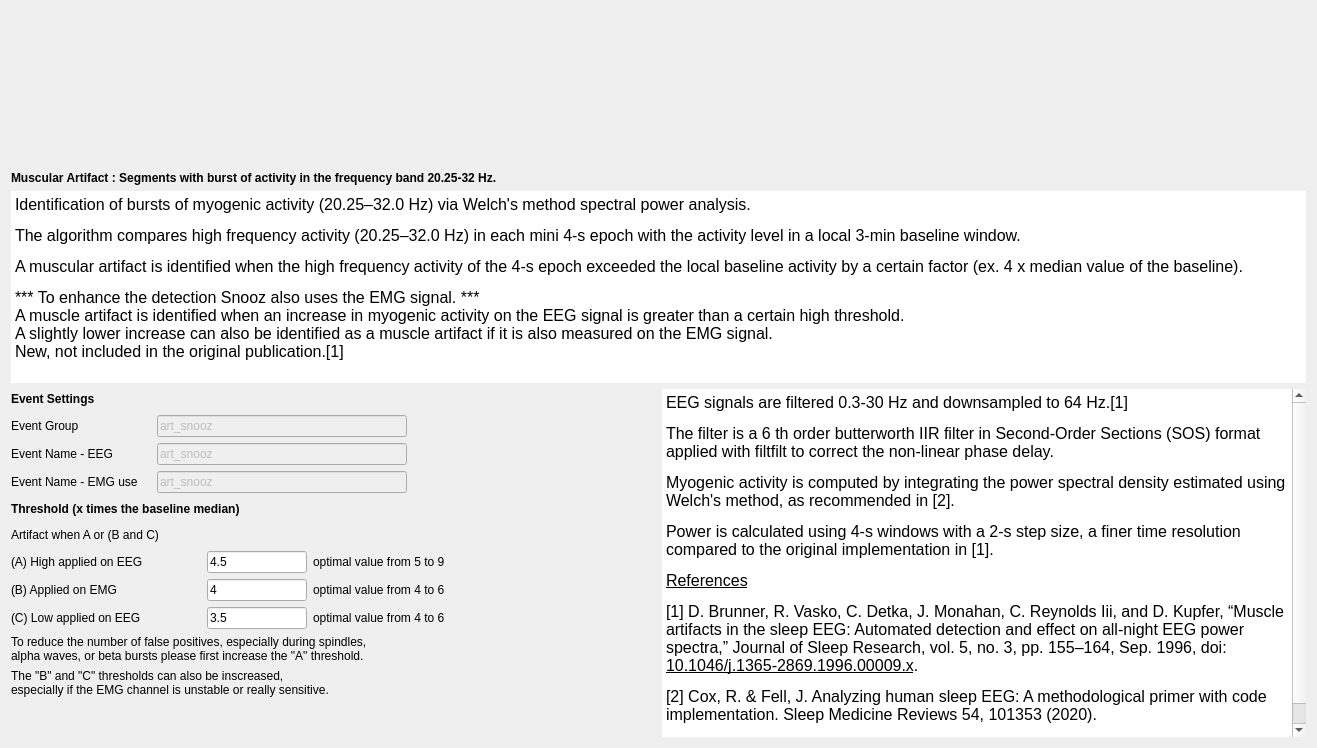
<?xml version="1.0" encoding="UTF-8"?>
<ui version="4.0">
 <class>MuscularStep</class>
 <widget class="QWidget" name="MuscularStep">
  <property name="geometry">
   <rect>
    <x>0</x>
    <y>0</y>
    <width>1317</width>
    <height>748</height>
   </rect>
  </property>
  <property name="windowTitle">
   <string>Form</string>
  </property>
  <layout class="QVBoxLayout" name="verticalLayout_2">
   <item>
    <widget class="QWidget" name="imageWidget" native="true">
     <property name="sizePolicy">
      <sizepolicy hsizetype="Expanding" vsizetype="Expanding">
       <horstretch>0</horstretch>
       <verstretch>0</verstretch>
      </sizepolicy>
     </property>
     <property name="maximumSize">
      <size>
       <width>16777215</width>
       <height>160</height>
      </size>
     </property>
     <layout class="QHBoxLayout" name="horizontalLayout">
      <item>
       <widget class="QLabel" name="picture_label">
        <property name="sizePolicy">
         <sizepolicy hsizetype="Expanding" vsizetype="Preferred">
          <horstretch>0</horstretch>
          <verstretch>0</verstretch>
         </sizepolicy>
        </property>
        <property name="maximumSize">
         <size>
          <width>16777215</width>
          <height>160</height>
         </size>
        </property>
        <property name="text">
         <string/>
        </property>
        <property name="alignment">
         <set>Qt::AlignmentFlag::AlignCenter</set>
        </property>
       </widget>
      </item>
     </layout>
    </widget>
   </item>
   <item>
    <layout class="QVBoxLayout" name="verticalLayout_3">
     <property name="sizeConstraint">
      <enum>QLayout::SizeConstraint::SetMinimumSize</enum>
     </property>
     <item>
      <widget class="QLabel" name="label_9">
       <property name="sizePolicy">
        <sizepolicy hsizetype="Fixed" vsizetype="Fixed">
         <horstretch>0</horstretch>
         <verstretch>0</verstretch>
        </sizepolicy>
       </property>
       <property name="font">
        <font>
         <italic>false</italic>
         <bold>false</bold>
        </font>
       </property>
       <property name="text">
        <string>&lt;html&gt;&lt;head/&gt;&lt;body&gt;&lt;p&gt;&lt;span style=&quot; font-weight:600;&quot;&gt;Muscular Artifact : Segments with burst of activity in the frequency band 20.25-32 Hz.&lt;/span&gt;&lt;/p&gt;&lt;/body&gt;&lt;/html&gt;</string>
       </property>
      </widget>
     </item>
     <item>
      <widget class="QTextEdit" name="description_textEdit">
       <property name="sizePolicy">
        <sizepolicy hsizetype="Expanding" vsizetype="Maximum">
         <horstretch>0</horstretch>
         <verstretch>0</verstretch>
        </sizepolicy>
       </property>
       <property name="maximumSize">
        <size>
         <width>16777215</width>
         <height>195</height>
        </size>
       </property>
       <property name="styleSheet">
        <string notr="true"/>
       </property>
       <property name="frameShape">
        <enum>QFrame::Shape::NoFrame</enum>
       </property>
       <property name="frameShadow">
        <enum>QFrame::Shadow::Plain</enum>
       </property>
       <property name="lineWidth">
        <number>0</number>
       </property>
       <property name="readOnly">
        <bool>true</bool>
       </property>
       <property name="html">
        <string>&lt;!DOCTYPE HTML PUBLIC &quot;-//W3C//DTD HTML 4.0//EN&quot; &quot;http://www.w3.org/TR/REC-html40/strict.dtd&quot;&gt;
&lt;html&gt;&lt;head&gt;&lt;meta name=&quot;qrichtext&quot; content=&quot;1&quot; /&gt;&lt;meta charset=&quot;utf-8&quot; /&gt;&lt;style type=&quot;text/css&quot;&gt;
p, li { white-space: pre-wrap; }
hr { height: 1px; border-width: 0; }
li.unchecked::marker { content: &quot;\2610&quot;; }
li.checked::marker { content: &quot;\2612&quot;; }
&lt;/style&gt;&lt;/head&gt;&lt;body style=&quot; font-size:12pt; font-weight:400; font-style:normal;&quot;&gt;
&lt;p style=&quot; margin-top:12px; margin-bottom:12px; margin-left:0px; margin-right:0px; -qt-block-indent:0; text-indent:0px;&quot;&gt;&lt;span style=&quot; color:#000000;&quot;&gt;Identification of bursts of myogenic activity (20.25–32.0 Hz) via Welch's method spectral power analysis.&lt;/span&gt;&lt;/p&gt;
&lt;p style=&quot; margin-top:12px; margin-bottom:12px; margin-left:0px; margin-right:0px; -qt-block-indent:0; text-indent:0px;&quot;&gt;&lt;span style=&quot; color:#000000;&quot;&gt;The algorithm compares high frequency activity (20.25–32.0 Hz) in each mini 4-s epoch with the activity level in a local 3-min baseline window. &lt;/span&gt;&lt;/p&gt;
&lt;p style=&quot; margin-top:12px; margin-bottom:12px; margin-left:0px; margin-right:0px; -qt-block-indent:0; text-indent:0px;&quot;&gt;&lt;span style=&quot; color:#000000;&quot;&gt;A muscular artifact is identified when the high frequency activity of the 4-s epoch exceeded the local baseline activity by a certain factor (ex. 4 x median value of the baseline).&lt;/span&gt;&lt;/p&gt;
&lt;p style=&quot; margin-top:12px; margin-bottom:12px; margin-left:0px; margin-right:0px; -qt-block-indent:0; text-indent:0px;&quot;&gt;&lt;span style=&quot; color:#000000;&quot;&gt;*** To enhance the detection Snooz also uses the EMG signal. ***&lt;br /&gt;A muscle artifact is identified when an increase in myogenic activity on the EEG signal is greater than a certain high threshold.&lt;br /&gt;A slightly lower increase can also be identified as a muscle artifact if it is also measured on the EMG signal. &lt;br /&gt;New, not included in the original publication.[1]&lt;/span&gt;&lt;/p&gt;&lt;/body&gt;&lt;/html&gt;</string>
       </property>
      </widget>
     </item>
    </layout>
   </item>
   <item>
    <layout class="QHBoxLayout" name="horizontalLayout_2">
     <item>
      <layout class="QVBoxLayout" name="verticalLayout">
       <property name="sizeConstraint">
        <enum>QLayout::SizeConstraint::SetMinimumSize</enum>
       </property>
       <item>
        <widget class="QLabel" name="label_4">
         <property name="sizePolicy">
          <sizepolicy hsizetype="Fixed" vsizetype="Fixed">
           <horstretch>0</horstretch>
           <verstretch>0</verstretch>
          </sizepolicy>
         </property>
         <property name="minimumSize">
          <size>
           <width>0</width>
           <height>20</height>
          </size>
         </property>
         <property name="maximumSize">
          <size>
           <width>16777215</width>
           <height>20</height>
          </size>
         </property>
         <property name="font">
          <font>
           <italic>false</italic>
           <bold>false</bold>
          </font>
         </property>
         <property name="text">
          <string>&lt;html&gt;&lt;head/&gt;&lt;body&gt;&lt;p&gt;&lt;span style=&quot; font-weight:600;&quot;&gt;Event Settings&lt;/span&gt;&lt;/p&gt;&lt;/body&gt;&lt;/html&gt;</string>
         </property>
        </widget>
       </item>
       <item>
        <layout class="QFormLayout" name="formLayout">
         <item row="0" column="0">
          <widget class="QLabel" name="label_3">
           <property name="minimumSize">
            <size>
             <width>140</width>
             <height>0</height>
            </size>
           </property>
           <property name="font">
            <font>
             <italic>false</italic>
             <bold>false</bold>
            </font>
           </property>
           <property name="text">
            <string>Event Group</string>
           </property>
          </widget>
         </item>
         <item row="0" column="1">
          <widget class="QLineEdit" name="group_lineEdit">
           <property name="enabled">
            <bool>false</bool>
           </property>
           <property name="maximumSize">
            <size>
             <width>250</width>
             <height>16777215</height>
            </size>
           </property>
           <property name="font">
            <font>
             <italic>false</italic>
             <bold>false</bold>
            </font>
           </property>
           <property name="toolTip">
            <string>In which &quot;Event Group&quot; the detected artifact are added (label in the annotation file). Go to the general Detectors Settings to edit the group.</string>
           </property>
           <property name="text">
            <string>art_snooz</string>
           </property>
          </widget>
         </item>
         <item row="1" column="0">
          <widget class="QLabel" name="label_11">
           <property name="minimumSize">
            <size>
             <width>140</width>
             <height>0</height>
            </size>
           </property>
           <property name="font">
            <font>
             <italic>false</italic>
             <bold>false</bold>
            </font>
           </property>
           <property name="text">
            <string>Event Name - EEG</string>
           </property>
          </widget>
         </item>
         <item row="1" column="1">
          <widget class="QLineEdit" name="name_eeg_lineEdit">
           <property name="enabled">
            <bool>false</bool>
           </property>
           <property name="maximumSize">
            <size>
             <width>250</width>
             <height>16777215</height>
            </size>
           </property>
           <property name="font">
            <font>
             <italic>false</italic>
             <bold>false</bold>
            </font>
           </property>
           <property name="toolTip">
            <string>The event name of the detected artifact based exclusivement on the EEG signal.  Go to the general Detectors Settings to edit the name.</string>
           </property>
           <property name="text">
            <string>art_snooz</string>
           </property>
          </widget>
         </item>
         <item row="2" column="1">
          <widget class="QLineEdit" name="name_emg_lineEdit">
           <property name="enabled">
            <bool>false</bool>
           </property>
           <property name="maximumSize">
            <size>
             <width>250</width>
             <height>16777215</height>
            </size>
           </property>
           <property name="font">
            <font>
             <italic>false</italic>
             <bold>false</bold>
            </font>
           </property>
           <property name="toolTip">
            <string>The event name of the detected artifact using the EMG signal.  Go to the general Detectors Settings to edit the name.</string>
           </property>
           <property name="text">
            <string>art_snooz</string>
           </property>
          </widget>
         </item>
         <item row="2" column="0">
          <widget class="QLabel" name="label_7">
           <property name="minimumSize">
            <size>
             <width>140</width>
             <height>0</height>
            </size>
           </property>
           <property name="maximumSize">
            <size>
             <width>170</width>
             <height>16777215</height>
            </size>
           </property>
           <property name="font">
            <font>
             <italic>false</italic>
             <bold>false</bold>
            </font>
           </property>
           <property name="text">
            <string>Event Name - EMG use</string>
           </property>
          </widget>
         </item>
        </layout>
       </item>
       <item>
        <widget class="QLabel" name="label">
         <property name="minimumSize">
          <size>
           <width>0</width>
           <height>20</height>
          </size>
         </property>
         <property name="maximumSize">
          <size>
           <width>16777215</width>
           <height>20</height>
          </size>
         </property>
         <property name="font">
          <font>
           <italic>false</italic>
           <bold>false</bold>
          </font>
         </property>
         <property name="text">
          <string>&lt;html&gt;&lt;head/&gt;&lt;body&gt;&lt;p&gt;&lt;span style=&quot; font-weight:600;&quot;&gt;Threshold (x times the baseline median)&lt;/span&gt;&lt;/p&gt;&lt;/body&gt;&lt;/html&gt;</string>
         </property>
        </widget>
       </item>
       <item>
        <widget class="QLabel" name="label_8">
         <property name="minimumSize">
          <size>
           <width>0</width>
           <height>20</height>
          </size>
         </property>
         <property name="maximumSize">
          <size>
           <width>16777215</width>
           <height>20</height>
          </size>
         </property>
         <property name="font">
          <font>
           <italic>false</italic>
           <bold>false</bold>
          </font>
         </property>
         <property name="text">
          <string>Artifact when A or (B and C)</string>
         </property>
        </widget>
       </item>
       <item>
        <layout class="QGridLayout" name="gridLayout">
         <property name="sizeConstraint">
          <enum>QLayout::SizeConstraint::SetMinimumSize</enum>
         </property>
         <item row="1" column="1">
          <widget class="QLineEdit" name="EMG_lineEdit">
           <property name="sizePolicy">
            <sizepolicy hsizetype="Fixed" vsizetype="Fixed">
             <horstretch>0</horstretch>
             <verstretch>0</verstretch>
            </sizepolicy>
           </property>
           <property name="maximumSize">
            <size>
             <width>100</width>
             <height>16777215</height>
            </size>
           </property>
           <property name="font">
            <font>
             <italic>false</italic>
             <bold>false</bold>
            </font>
           </property>
           <property name="text">
            <string>4</string>
           </property>
          </widget>
         </item>
         <item row="2" column="2">
          <widget class="QLabel" name="label_13">
           <property name="sizePolicy">
            <sizepolicy hsizetype="Fixed" vsizetype="Fixed">
             <horstretch>0</horstretch>
             <verstretch>0</verstretch>
            </sizepolicy>
           </property>
           <property name="maximumSize">
            <size>
             <width>210</width>
             <height>16777215</height>
            </size>
           </property>
           <property name="text">
            <string>optimal value from 4 to 6</string>
           </property>
          </widget>
         </item>
         <item row="1" column="0">
          <widget class="QLabel" name="label_2">
           <property name="sizePolicy">
            <sizepolicy hsizetype="Fixed" vsizetype="Fixed">
             <horstretch>0</horstretch>
             <verstretch>0</verstretch>
            </sizepolicy>
           </property>
           <property name="minimumSize">
            <size>
             <width>0</width>
             <height>0</height>
            </size>
           </property>
           <property name="font">
            <font>
             <italic>false</italic>
             <bold>false</bold>
            </font>
           </property>
           <property name="text">
            <string>(B) Applied on EMG</string>
           </property>
          </widget>
         </item>
         <item row="0" column="1">
          <widget class="QLineEdit" name="EEG_lineEdit">
           <property name="sizePolicy">
            <sizepolicy hsizetype="Fixed" vsizetype="Fixed">
             <horstretch>0</horstretch>
             <verstretch>0</verstretch>
            </sizepolicy>
           </property>
           <property name="maximumSize">
            <size>
             <width>100</width>
             <height>16777215</height>
            </size>
           </property>
           <property name="font">
            <font>
             <italic>false</italic>
             <bold>false</bold>
            </font>
           </property>
           <property name="toolTip">
            <string/>
           </property>
           <property name="text">
            <string>4.5</string>
           </property>
          </widget>
         </item>
         <item row="0" column="0">
          <widget class="QLabel" name="label_5">
           <property name="sizePolicy">
            <sizepolicy hsizetype="Minimum" vsizetype="Fixed">
             <horstretch>0</horstretch>
             <verstretch>0</verstretch>
            </sizepolicy>
           </property>
           <property name="minimumSize">
            <size>
             <width>190</width>
             <height>0</height>
            </size>
           </property>
           <property name="maximumSize">
            <size>
             <width>190</width>
             <height>16777215</height>
            </size>
           </property>
           <property name="font">
            <font>
             <italic>false</italic>
             <bold>false</bold>
            </font>
           </property>
           <property name="toolTip">
            <string>The threshold value to identify the artifact.  Its units is x times the baseline standard deviation.</string>
           </property>
           <property name="midLineWidth">
            <number>0</number>
           </property>
           <property name="text">
            <string>&lt;html&gt;&lt;head/&gt;&lt;body&gt;&lt;p&gt;(A) High applied on EEG&lt;/p&gt;&lt;/body&gt;&lt;/html&gt;</string>
           </property>
           <property name="textFormat">
            <enum>Qt::TextFormat::RichText</enum>
           </property>
          </widget>
         </item>
         <item row="2" column="1">
          <widget class="QLineEdit" name="both_lineEdit">
           <property name="sizePolicy">
            <sizepolicy hsizetype="Fixed" vsizetype="Fixed">
             <horstretch>0</horstretch>
             <verstretch>0</verstretch>
            </sizepolicy>
           </property>
           <property name="maximumSize">
            <size>
             <width>100</width>
             <height>16777215</height>
            </size>
           </property>
           <property name="font">
            <font>
             <italic>false</italic>
             <bold>false</bold>
            </font>
           </property>
           <property name="text">
            <string>3.5</string>
           </property>
          </widget>
         </item>
         <item row="1" column="2">
          <widget class="QLabel" name="label_12">
           <property name="sizePolicy">
            <sizepolicy hsizetype="Fixed" vsizetype="Fixed">
             <horstretch>0</horstretch>
             <verstretch>0</verstretch>
            </sizepolicy>
           </property>
           <property name="maximumSize">
            <size>
             <width>210</width>
             <height>16777215</height>
            </size>
           </property>
           <property name="text">
            <string>optimal value from 4 to 6</string>
           </property>
          </widget>
         </item>
         <item row="0" column="2">
          <widget class="QLabel" name="label_10">
           <property name="sizePolicy">
            <sizepolicy hsizetype="Fixed" vsizetype="Fixed">
             <horstretch>0</horstretch>
             <verstretch>0</verstretch>
            </sizepolicy>
           </property>
           <property name="maximumSize">
            <size>
             <width>210</width>
             <height>16777215</height>
            </size>
           </property>
           <property name="text">
            <string>optimal value from 5 to 9</string>
           </property>
          </widget>
         </item>
         <item row="2" column="0">
          <widget class="QLabel" name="label_6">
           <property name="sizePolicy">
            <sizepolicy hsizetype="Fixed" vsizetype="Fixed">
             <horstretch>0</horstretch>
             <verstretch>0</verstretch>
            </sizepolicy>
           </property>
           <property name="font">
            <font>
             <italic>false</italic>
             <bold>false</bold>
            </font>
           </property>
           <property name="text">
            <string>(C) Low applied on EEG</string>
           </property>
          </widget>
         </item>
         <item row="0" column="3">
          <spacer name="horizontalSpacer">
           <property name="orientation">
            <enum>Qt::Orientation::Horizontal</enum>
           </property>
           <property name="sizeHint" stdset="0">
            <size>
             <width>40</width>
             <height>20</height>
            </size>
           </property>
          </spacer>
         </item>
        </layout>
       </item>
       <item>
        <widget class="QLabel" name="label_14">
         <property name="sizePolicy">
          <sizepolicy hsizetype="Fixed" vsizetype="Fixed">
           <horstretch>0</horstretch>
           <verstretch>0</verstretch>
          </sizepolicy>
         </property>
         <property name="text">
          <string>To reduce the number of false positives, especially during spindles,
alpha waves, or beta bursts please first increase the &quot;A&quot; threshold.</string>
         </property>
        </widget>
       </item>
       <item>
        <widget class="QLabel" name="label_15">
         <property name="sizePolicy">
          <sizepolicy hsizetype="Fixed" vsizetype="Fixed">
           <horstretch>0</horstretch>
           <verstretch>0</verstretch>
          </sizepolicy>
         </property>
         <property name="text">
          <string>The &quot;B&quot; and &quot;C&quot; thresholds can also be inscreased,
especially if the EMG channel is unstable or really sensitive.</string>
         </property>
        </widget>
       </item>
       <item>
        <spacer name="verticalSpacer">
         <property name="orientation">
          <enum>Qt::Orientation::Vertical</enum>
         </property>
         <property name="sizeHint" stdset="0">
          <size>
           <width>20</width>
           <height>40</height>
          </size>
         </property>
        </spacer>
       </item>
      </layout>
     </item>
     <item>
      <widget class="QTextEdit" name="settings_textEdit">
       <property name="sizePolicy">
        <sizepolicy hsizetype="Expanding" vsizetype="Expanding">
         <horstretch>0</horstretch>
         <verstretch>0</verstretch>
        </sizepolicy>
       </property>
       <property name="focusPolicy">
        <enum>Qt::FocusPolicy::NoFocus</enum>
       </property>
       <property name="contextMenuPolicy">
        <enum>Qt::ContextMenuPolicy::NoContextMenu</enum>
       </property>
       <property name="acceptDrops">
        <bool>false</bool>
       </property>
       <property name="styleSheet">
        <string notr="true"/>
       </property>
       <property name="frameShape">
        <enum>QFrame::Shape::NoFrame</enum>
       </property>
       <property name="frameShadow">
        <enum>QFrame::Shadow::Plain</enum>
       </property>
       <property name="lineWidth">
        <number>0</number>
       </property>
       <property name="readOnly">
        <bool>true</bool>
       </property>
       <property name="html">
        <string>&lt;!DOCTYPE HTML PUBLIC &quot;-//W3C//DTD HTML 4.0//EN&quot; &quot;http://www.w3.org/TR/REC-html40/strict.dtd&quot;&gt;
&lt;html&gt;&lt;head&gt;&lt;meta name=&quot;qrichtext&quot; content=&quot;1&quot; /&gt;&lt;meta charset=&quot;utf-8&quot; /&gt;&lt;style type=&quot;text/css&quot;&gt;
p, li { white-space: pre-wrap; }
hr { height: 1px; border-width: 0; }
li.unchecked::marker { content: &quot;\2610&quot;; }
li.checked::marker { content: &quot;\2612&quot;; }
&lt;/style&gt;&lt;/head&gt;&lt;body style=&quot; font-size:12pt; font-weight:400; font-style:normal;&quot;&gt;
&lt;p style=&quot; margin-top:12px; margin-bottom:12px; margin-left:0px; margin-right:0px; -qt-block-indent:0; text-indent:0px;&quot;&gt;&lt;span style=&quot; color:#000000;&quot;&gt;EEG signals are filtered 0.3-30 Hz and downsampled to 64 Hz.[1]&lt;/span&gt;&lt;/p&gt;
&lt;p style=&quot; margin-top:12px; margin-bottom:12px; margin-left:0px; margin-right:0px; -qt-block-indent:0; text-indent:0px;&quot;&gt;&lt;span style=&quot; color:#000000;&quot;&gt;The filter is a 6 th order butterworth IIR filter in Second-Order Sections (SOS) format applied with filtfilt to correct the non-linear phase delay.&lt;/span&gt;&lt;/p&gt;
&lt;p style=&quot; margin-top:12px; margin-bottom:12px; margin-left:0px; margin-right:0px; -qt-block-indent:0; text-indent:0px;&quot;&gt;&lt;span style=&quot; color:#000000;&quot;&gt;Myogenic activity&lt;/span&gt; is computed by integrating the power spectral density estimated using Welch's method, as recommended in [2]. &lt;/p&gt;
&lt;p style=&quot; margin-top:12px; margin-bottom:12px; margin-left:0px; margin-right:0px; -qt-block-indent:0; text-indent:0px;&quot;&gt;Power is calculated using 4-s windows with a 2-s step size, &lt;span style=&quot; color:#000000;&quot;&gt;a finer time resolution compared to the original implementation in [1].&lt;/span&gt;&lt;/p&gt;
&lt;p style=&quot; margin-top:12px; margin-bottom:12px; margin-left:0px; margin-right:0px; -qt-block-indent:0; text-indent:0px;&quot;&gt;&lt;a href=&quot;https://pubmed.ncbi.nlm.nih.gov/12723066/&quot;&gt;&lt;span style=&quot; text-decoration: underline; color:#000000;&quot;&gt;References&lt;/span&gt;&lt;/a&gt;&lt;/p&gt;
&lt;p style=&quot; margin-top:12px; margin-bottom:12px; margin-left:0px; margin-right:0px; -qt-block-indent:0; text-indent:0px;&quot;&gt;&lt;span style=&quot; color:#000000;&quot;&gt;[1] D. Brunner, R. Vasko, C. Detka, J. Monahan, C. Reynolds Iii, and D. Kupfer, “Muscle artifacts in the sleep EEG: Automated detection and effect on all-night EEG power spectra,” Journal of Sleep Research, vol. 5, no. 3, pp. 155–164, Sep. 1996, doi: &lt;/span&gt;&lt;a href=&quot;https://doi.org/10.1046/j.1365-2869.1996.00009.x&quot;&gt;&lt;span style=&quot; text-decoration: underline; color:#000000;&quot;&gt;10.1046/j.1365-2869.1996.00009.x&lt;/span&gt;&lt;/a&gt;&lt;span style=&quot; color:#000000;&quot;&gt;.&lt;/span&gt;&lt;/p&gt;
&lt;p style=&quot; margin-top:12px; margin-bottom:12px; margin-left:0px; margin-right:0px; -qt-block-indent:0; text-indent:0px;&quot;&gt;&lt;span style=&quot; color:#000000;&quot;&gt;[2] Cox, R. &amp;amp; Fell, J. Analyzing human sleep EEG: A methodological primer with code implementation. Sleep Medicine Reviews 54, 101353 (2020).&lt;/span&gt;&lt;/p&gt;
&lt;p style=&quot;-qt-paragraph-type:empty; margin-top:0px; margin-bottom:0px; margin-left:0px; margin-right:0px; -qt-block-indent:0; text-indent:0px; color:#000000;&quot;&gt;&lt;br /&gt;&lt;/p&gt;&lt;/body&gt;&lt;/html&gt;</string>
       </property>
      </widget>
     </item>
    </layout>
   </item>
  </layout>
 </widget>
 <resources>
  <include location="../../../../../snooz-toolbox/src/main/python/ui/themes/themes.qrc"/>
 </resources>
 <connections/>
 <slots>
  <slot>on_choose()</slot>
  <slot>on_input_format_changed()</slot>
 </slots>
</ui>
